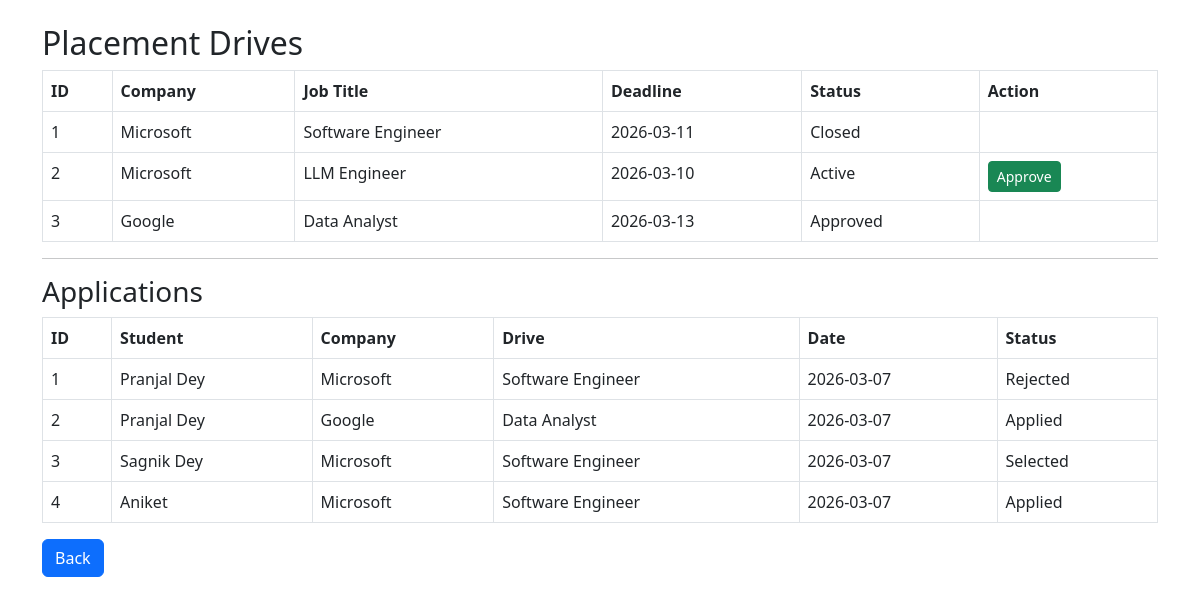
/admin/drives (signed in), run on an earlier commit of the app's database.
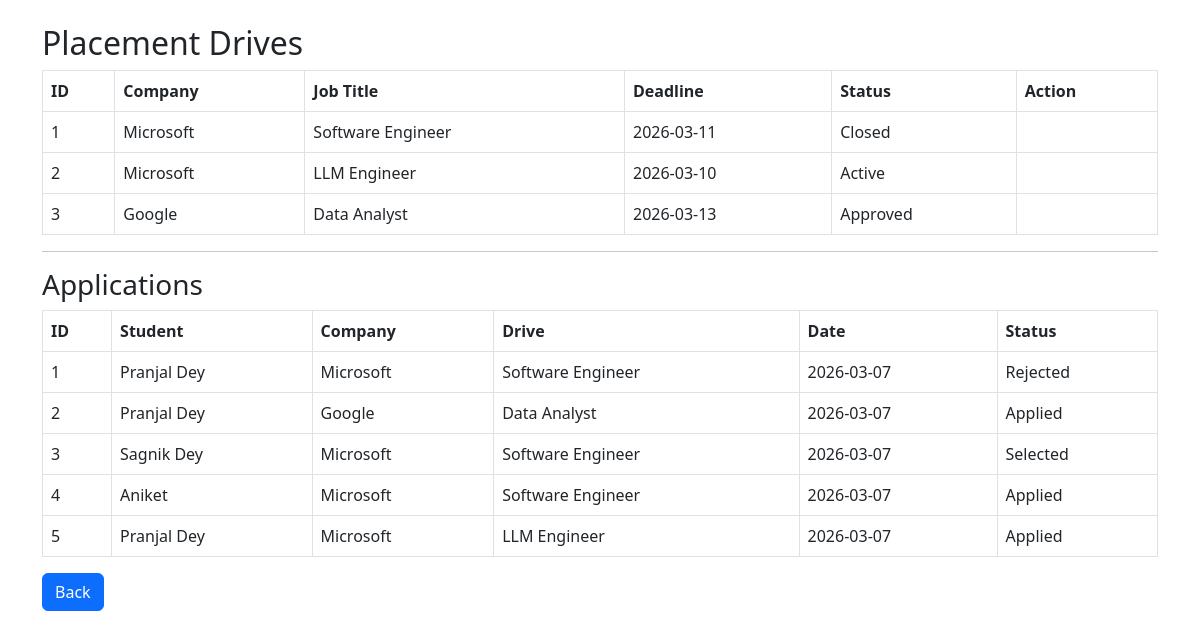
And on a later commit of the database.
### models.py (models this page shows)
class Drive(db.Model):
    id = db.Column(db.Integer, primary_key=True)
    company_id = db.Column(
        db.Integer,
        db.ForeignKey('company.id')
    )
    title = db.Column(db.String(100))
    description = db.Column(db.Text)
    eligibility = db.Column(db.String(200))
    deadline = db.Column(db.Date)
    approved = db.Column(db.Boolean, default=False)
    status = db.Column(db.String(20), default="Pending")
    applications = db.relationship('Application', backref='drive', lazy=True)

class Company(db.Model):
    id = db.Column(
        db.Integer,
        db.ForeignKey('user.id'),
        primary_key=True
    )
    name = db.Column(db.String(100))
    hr_contact = db.Column(db.Integer)
    website = db.Column(db.String(200))
    approved = db.Column(db.Boolean, default=False)
    blacklisted = db.Column(db.Boolean, default=False)
    drives = db.relationship('Drive', backref='company', lazy=True)

class Application(db.Model):
    id = db.Column(db.Integer, primary_key=True)
    student_id = db.Column(
        db.Integer,
        db.ForeignKey('student.id')
    )
    drive_id = db.Column(
        db.Integer,
        db.ForeignKey('drive.id')
    )
    status = db.Column(
        db.String(20),
        default="Applied"
    )
    application_date = db.Column(
        db.Date,
        default=date.today
    )
    __table_args__ = (
        db.UniqueConstraint('student_id', 'drive_id'),
    )

class Student(db.Model):
    id = db.Column(
        db.Integer,
        db.ForeignKey('user.id'),
        primary_key=True
    )
    name = db.Column(db.String(100))
    email = db.Column(db.String(100))
    skills = db.Column(db.String(200))
    resume = db.Column(db.String(200))
    blacklisted = db.Column(db.Boolean, default=False)
    applications = db.relationship('Application', backref='student', lazy=True)

### routes.py (the view)
@routes.route("/admin/drives")
@login_required
def admin_drives():
    if current_user.role != "admin":
        return "Unauthorized"
    drives = Drive.query.all()
    applications = Application.query.all()
    return render_template(
        "admin_drives.html",
        drives=drives,
        applications=applications
    )

### app.py (called while the page is built)
@login_manager.user_loader
def load_user(user_id):
    return User.query.get(int(user_id))

### templates/admin_drives.html (shortened to what this page needs)
<!DOCTYPE html>
<html>
<head>
<link href="https://cdn.jsdelivr.net/npm/bootstrap@5.3.0/dist/css/bootstrap.min.css" rel="stylesheet">
</head>
<body class="container mt-4">
<h2>Placement Drives</h2>
<table class="table table-bordered">
<tr>
<th>ID</th>
<th>Company</th>
<th>Job Title</th>
<th>Deadline</th>
<th>Status</th>
<th>Action</th>
</tr>
{% for d in drives %}
<tr>
<td>{{ d.id }}</td>
<td>{{ d.company.name if d.company else "Unknown Company" }}</td>
<td>{{ d.title }}</td>
<td>{{ d.deadline }}</td>
<td>{{ d.status }}</td>
<td>
{% if not d.approved %}
<a class="btn btn-success btn-sm"
href="/admin/approve_drive/{{d.id}}">
Approve </a>
{% endif %}
</td>
</tr>
{% endfor %}
</table>
<hr>
<h3>Applications</h3>
<table class="table table-bordered">
<tr>
<th>ID</th>
<th>Student</th>
<th>Company</th>
<th>Drive</th>
<th>Date</th>
<th>Status</th>
</tr>
{% for a in applications %}
<tr>
<td>{{ a.id }}</td>
<td>{{ a.student.name if a.student else "Unknown Student" }}</td>
<td>{{ a.drive.company.name if a.drive and a.drive.company else "Unknown Company" }}</td>
<td>{{ a.drive.title if a.drive else "Unknown Drive" }}</td>
<td>{{ a.application_date }}</td>
<td>{{ a.status }}</td>
</tr>
{% endfor %}
</table>
<a href="/admin/dashboard" class="btn btn-primary">Back</a>
</body>
</html>

What changed in the data, as far as the page shows it:
changed Drive "LLM Engineer": no longer shows "Approve"
added Application: id "5", student "Pranjal Dey", drive.company "Microsoft", drive "LLM Engineer", application_date "2026-03-07", status "Applied"
